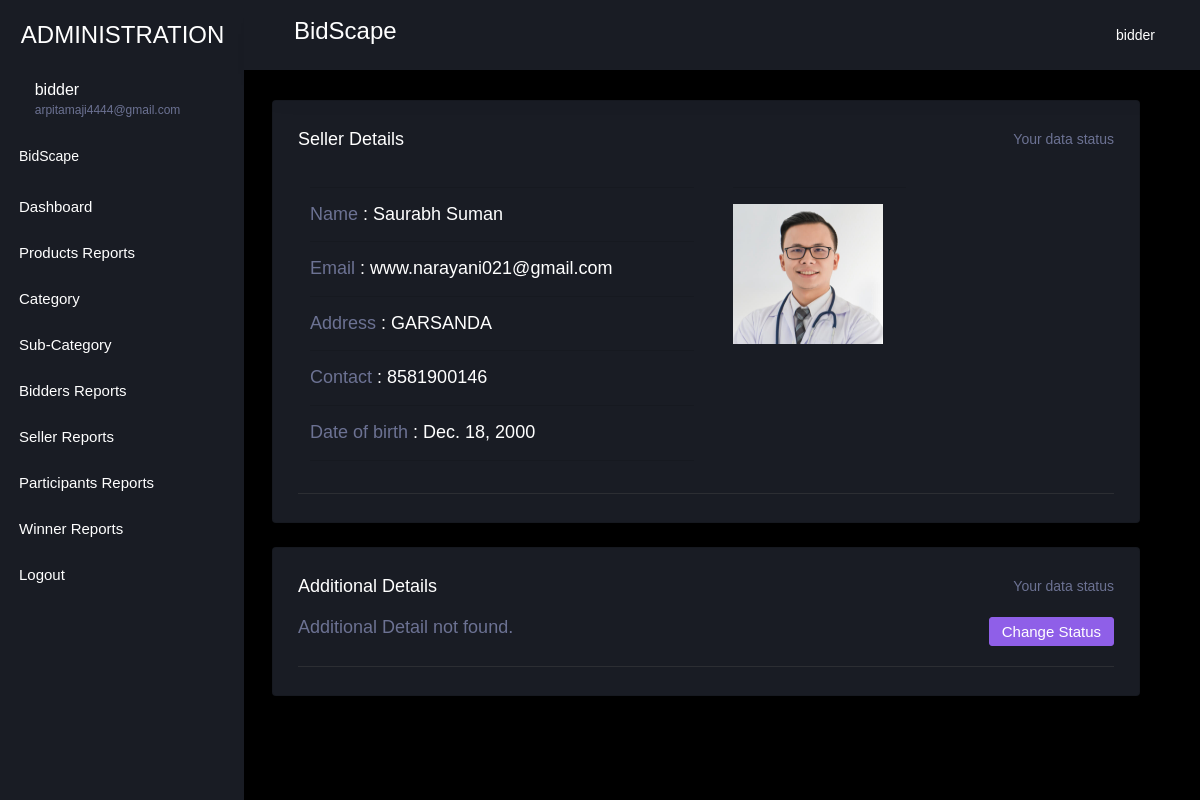
The app's page /seller_detail/2 (signed in) with its own data.
### bid_app/models.py (models this page shows, shortened)
class AuctionUser(models.Model):
    user = models.ForeignKey(User,on_delete=models.CASCADE,null=True, blank=True)
    dob = models.DateField(null=True, blank=True)
    address = models.CharField(max_length=100,null=True, blank=True)
    contact = models.CharField(max_length=10,null=True, blank=True)
    image = models.FileField(null=True, blank=True)
    user_type = models.CharField(max_length=100,null=True, blank=True)
    status = models.CharField(max_length=100,null=True, blank=True, default="pending")
    membership = models.ForeignKey(Member_fee,on_delete=models.CASCADE,null=True, blank=True)
    created = models.DateTimeField(auto_now_add=True)
    adhar_card = models.FileField(null=True, blank=True)
    pan_card = models.FileField(null=True, blank=True)
    bank_statement = models.FileField(null=True, blank=True)
    adhar_number = models.CharField(max_length=100,null=True, blank=True)
    pan_number = models.CharField(max_length=100,null=True, blank=True)
    account_number = models.CharField(max_length=100,null=True, blank=True)
    agree = models.BooleanField(null=True, blank=True)
    email_verification = models.BooleanField(null=True, blank=True)
    otp = models.CharField(max_length=100,null=True, blank=True)

### bid_app/views.py (the view)
# urls.py: path('seller_detail/<int:pid>', seller_detail, name="seller_detail"),
def seller_detail(request,pid):
    if not request.user.is_authenticated:
        return redirect('loginadmin')
    data = AuctionUser.objects.get(id=pid)
    d = {'data':data}
    return render(request,'administration/seller_detail.html',d)

### bid_app/templates/administration/seller_detail.html
{% extends 'administration/index.html' %}
{% load static %}
{% block body %}
{% load custom_tags %}
<div class="main-panel">
    <div class="content-wrapper">
      <div class="row">
        <div class="col-md-12 grid-margin stretch-card">
          <div class="card">
            <div class="card-body">
              <div class="d-flex flex-row justify-content-between">
                <h4 class="card-title mb-1">Seller Details</h4>
                <p class="text-muted mb-1">Your data status</p>
              </div>
              <div class="row">
                <div class="col-12">
                  <div class="preview-list">
                    <div class="preview-item border-bottom">
                        <div class="col-md-6"><hr>
                            <h4><span class="text-muted mb-1">Name </span>:  {{data.user.first_name}} {{data.user.last_name}}</h4><hr>
                            <h4><span class="text-muted mb-1">Email </span>:  {{data.user.email}}</h4><hr>
                            <h4><span class="text-muted mb-1">Address </span>: {{data.address}}</h4><hr>
                            <h4><span class="text-muted mb-1">Contact </span>: {{data.contact}}</h4><hr>
                            <h4><span class="text-muted mb-1">Date of birth </span>: {{data.dob}}</h4><hr>
                        </div>
                      <div class="preview-item-content d-sm-flex flex-grow">
                        <div class="col-md-6" style="height:100px;"><hr>
                            <h4>  <img src="{{data.image.url}}" style="width:150px;height:140px"></h4>
                        </div>
                      </div>
                    </div>
                  </div>
                </div>
              </div>
            </div>
          </div>
        </div>
      </div>
      <div class="row">
        <div class="col-md-12 grid-margin stretch-card">
          <div class="card">
            <div class="card-body">
              <div class="d-flex flex-row justify-content-between">
                <h4 class="card-title mb-1">Additional Details</h4>
                <p class="text-muted mb-1">Your data status</p>
              </div>
              <div class="row">
                <div class="col-12">
                  <div class="preview-list">
                    <div class="preview-item border-bottom">
                        {% if data.pan_card %}
                            <div class="col-md-6"><hr>
                                <h4><span class="text-muted mb-1">Pan Card </span>:  <a href="{{data.pan_card.url}}" target="_blank" class="btn btn-info"> view</a></h4><hr>
                                <h4><span class="text-muted mb-1">Aadhar Card </span>:  <a href="{{data.adhar_card.url}}" target="_blank" class="btn btn-info"> view</a></h4><hr>
                                <h4><span class="text-muted mb-1">Bank Statement </span>: <a href="{{data.bank_statement.url}}" target="_blank" class="btn btn-info"> view</a></h4><hr>
                            </div>
                        <div class="preview-item-content d-sm-flex flex-grow">
                            <div class="col-md-6"><hr>
                                <h4><span class="text-muted mb-1">Pan Card number </span>:  {{data.pan_number}}</h4><hr>
                                <h4><span class="text-muted mb-1">Aadhar Card number </span>:  {{data.adhar_number}}</h4><hr>
                                <h4><span class="text-muted mb-1">Bank Account number </span>: {{data.account_number}}</h4><hr>
                            </div>
                            {% else %}
                            <h4><span class="text-muted mb-1">Additional Detail not found.</span></h4><hr>
                            {% endif %}
                            <a href="{% url 'change_user_status' data.id %}" onclick="return confirm('Are you sure to change status?')"><button class="btn btn-info">Change Status</button></a>
                      </div>
                    </div>
                  </div>
                </div>
              </div>
            </div>
          </div>
        </div>
      </div>
    </div>
    {% endblock %}

### bid_app/templates/administration/index.html (shortened to what this page needs)
<!DOCTYPE html>
{% load static %}
<html lang="en">
  <head>
    <link rel="stylesheet" href="{% static 'administration/assets/vendors/mdi/css/materialdesignicons.min.css' %}">
    <link rel="stylesheet" href="{% static 'administration/assets/vendors/css/vendor.bundle.base.css' %}">
    <link rel="stylesheet" href="{% static 'administration/assets/vendors/jvectormap/jquery-jvectormap.css' %}">
    <link rel="stylesheet" href="{% static 'administration/assets/vendors/flag-icon-css/css/flag-icon.min.css' %}">
    <link rel="stylesheet" href="{% static 'administration/assets/vendors/owl-carousel-2/owl.carousel.min.css' %}">
    <link rel="stylesheet" href="{% static 'administration/assets/vendors/owl-carousel-2/owl.theme.default.min.css' %}">
    <link rel="stylesheet" href="{% static 'administration/assets/css/style.css' %}">
  </head>
  <body>
    <div class="container-scroller">
      <nav class="sidebar sidebar-offcanvas" id="sidebar">
        <div class="sidebar-brand-wrapper d-none d-lg-flex align-items-center justify-content-center fixed-top">
          <a class="sidebar-brand brand-logo" href="#" style="color:white">ADMINISTRATION</a>
        </div>
        <ul class="nav">
          <li class="nav-item profile">
            <div class="profile-desc">
              <div class="profile-pic">
                <div class="profile-name">
                  <h5 class="mb-0 font-weight-normal">{{request.user.username}}</h5>
                  <span>{{request.user.email}}</span>
                </div>
              </div>
              <a href="#" id="profile-dropdown" data-toggle="dropdown"><i class="mdi mdi-dots-vertical"></i></a>
            </div>
          </li>
          <li class="nav-item nav-category">
            <span class="nav-link" style="color:white;">BidScape</span>
          </li>
          <li class="nav-item menu-items">
            <a class="nav-link" href="/admin-home">
              <span class="menu-title" style="color:white;">Dashboard</span>
            </a>
          </li>
          <li class="nav-item menu-items">
            <a class="nav-link" href="/admin_view_product">
              <span class="menu-title"style="color:white;">Products Reports</span>
            </a>
          </li>
          <li class="nav-item menu-items">
            <a class="nav-link" data-toggle="collapse" href="#ui-basic-1" aria-expanded="false" aria-controls="ui-basic">
              <span class="menu-title" style="color:white;">Category</span>
              <i class="menu-arrow"></i>
            </a>
          </li>
          <li class="nav-item menu-items">
            <a class="nav-link" data-toggle="collapse" href="#ui-basic-2" aria-expanded="false" aria-controls="ui-basic">
              <span class="menu-title" style="color:white;">Sub-Category</span>
              <i class="menu-arrow"></i>
            </a>
          </li>
          <li class="nav-item menu-items">
            <a class="nav-link" href="/view_buyer_user">
              <span class="menu-title" style="color:white;">Bidders Reports</span>
            </a>
          </li>
          <li class="nav-item menu-items">
            <a class="nav-link" href="/view_seller_user">
              <span class="menu-title" style="color:white;">Seller Reports</span>
            </a>
          </li>
          <li class="nav-item menu-items">
            <a class="nav-link" href="/view_participants">
              <span class="menu-title" style="color:white;">Participants Reports</span>
            </a>
          </li>
          <li class="nav-item menu-items">
            <a class="nav-link" href="/view_winner">
              <span class="menu-title" style="color:white;">Winner Reports</span>
            </a>
          </li>
          <li class="nav-item menu-items">
            <a class="nav-link" href="/logout">
              <span class="menu-title" style="color:white;">Logout</span>
            </a>
          </li>
        </ul>
      </nav>
      <div class="container-fluid page-body-wrapper">
        <nav class="navbar p-0 fixed-top d-flex flex-row">
          <div class="navbar-menu-wrapper flex-grow d-flex align-items-stretch">
            <button class="navbar-toggler navbar-toggler align-self-center" type="button" data-toggle="minimize">
              <span class="mdi mdi-menu"></span>
            </button>
            <ul class="navbar-nav w-100">
              <li class="nav-item w-100">
                <h3>BidScape</h3>
              </li>
            </ul>
            <ul class="navbar-nav navbar-nav-right">
              <li class="nav-item dropdown">
                <a class="nav-link" id="profileDropdown" href="#" data-toggle="dropdown">
                  <div class="navbar-profile">
                    <p class="mb-0 d-none d-sm-block navbar-profile-name">{{request.user.username}}</p>
                    <i class="mdi mdi-menu-down d-none d-sm-block"></i>
                  </div>
                </a>
              </li>
            </ul>
          </div>
        </nav>
        {% block body %}{% endblock %}
          <footer class="footer">
          </footer>
        </div>
      </div>
  </body>
</html>

### records on screen
AuctionUser: user.first_name "Saurabh", user.last_name "Suman", user.email "www.narayani021@gmail.com", address "GARSANDA", contact "8581900146", dob "Dec. 18, 2000", image (picture)

### other values on screen
{{ request.user.username }} "bidder"
{{ request.user.email }} "arpitamaji4444@gmail.com"
